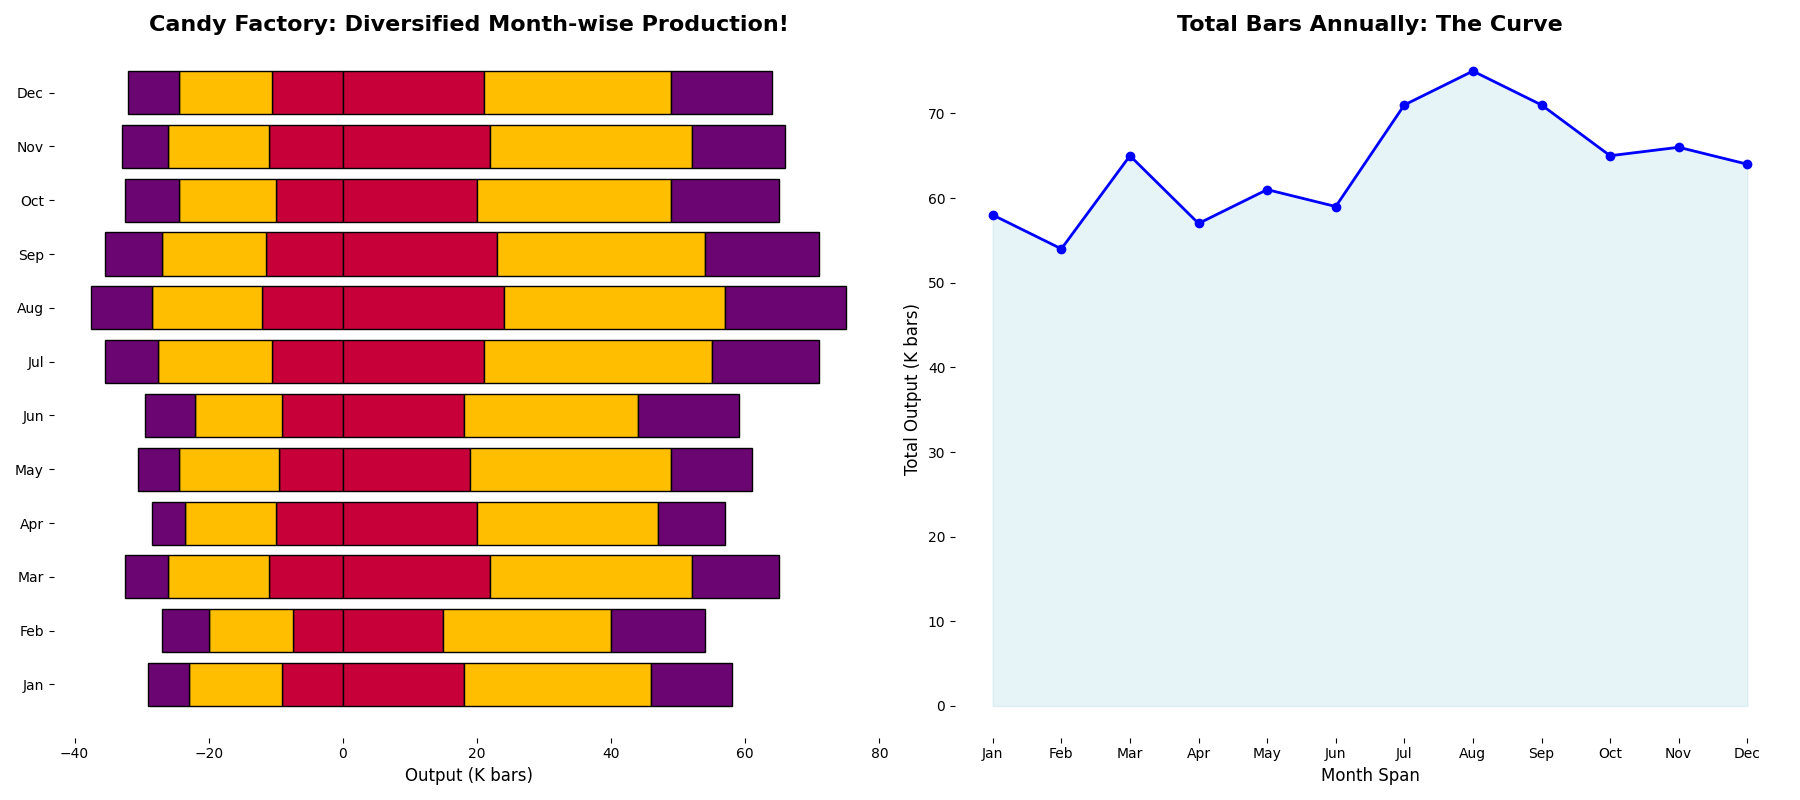

The script that drew this image:
import matplotlib.pyplot as plt
import numpy as np

months = ['Jan', 'Feb', 'Mar', 'Apr', 'May', 'Jun', 'Jul', 'Aug', 'Sep', 'Oct', 'Nov', 'Dec']
chocolate_types = ['Dark Chocolate', 'Milk Chocolate', 'White Chocolate']

dark_chocolate = [18, 15, 22, 20, 19, 18, 21, 24, 23, 20, 22, 21]
milk_chocolate = [28, 25, 30, 27, 30, 26, 34, 33, 31, 29, 30, 28]
white_chocolate = [12, 14, 13, 10, 12, 15, 16, 18, 17, 16, 14, 15]

colors = ['#C70039', '#FFBF00', '#6A0572']
x = np.arange(len(months))

dark_negative = [-value/2 for value in dark_chocolate]
milk_negative = [-value/2 for value in milk_chocolate]
white_negative = [-value/2 for value in white_chocolate]

fig, (ax1, ax2) = plt.subplots(1, 2, figsize=(18, 8))

ax1.barh(x, dark_negative, color=colors[0], edgecolor='black')
ax1.barh(x, milk_negative, left=dark_negative, color=colors[1], edgecolor='black')
ax1.barh(x, white_negative, left=[sum(values) for values in zip(dark_negative, milk_negative)], color=colors[2], edgecolor='black')

ax1.barh(x, dark_chocolate, color=colors[0], edgecolor='black')
ax1.barh(x, milk_chocolate, left=dark_chocolate, color=colors[1], edgecolor='black')
ax1.barh(x, white_chocolate, left=[sum(values) for values in zip(dark_chocolate, milk_chocolate)], color=colors[2], edgecolor='black')

ax1.set_yticks(x)
ax1.set_yticklabels(months)
ax1.set_xlabel('Output (K bars)', fontsize=12)
ax1.set_title('Candy Factory: Diversified Month-wise Production!', fontsize=16, fontweight='bold')

# Remove border (spines)
ax1.spines['top'].set_visible(False)
ax1.spines['right'].set_visible(False)
ax1.spines['left'].set_visible(False)
ax1.spines['bottom'].set_visible(False)

total_production = np.array(dark_chocolate) + np.array(milk_chocolate) + np.array(white_chocolate)
ax2.plot(months, total_production, marker='o', linestyle='-', color='blue', linewidth=2, markersize=6)
ax2.fill_between(months, total_production, color='lightblue', alpha=0.3)

ax2.set_xlabel('Month Span', fontsize=12)
ax2.set_ylabel('Total Output (K bars)', fontsize=12)
ax2.set_title('Total Bars Annually: The Curve', fontsize=16, fontweight='bold')

# Remove border (spines)
ax2.spines['top'].set_visible(False)
ax2.spines['right'].set_visible(False)
ax2.spines['left'].set_visible(False)
ax2.spines['bottom'].set_visible(False)

plt.tight_layout()
plt.show()
